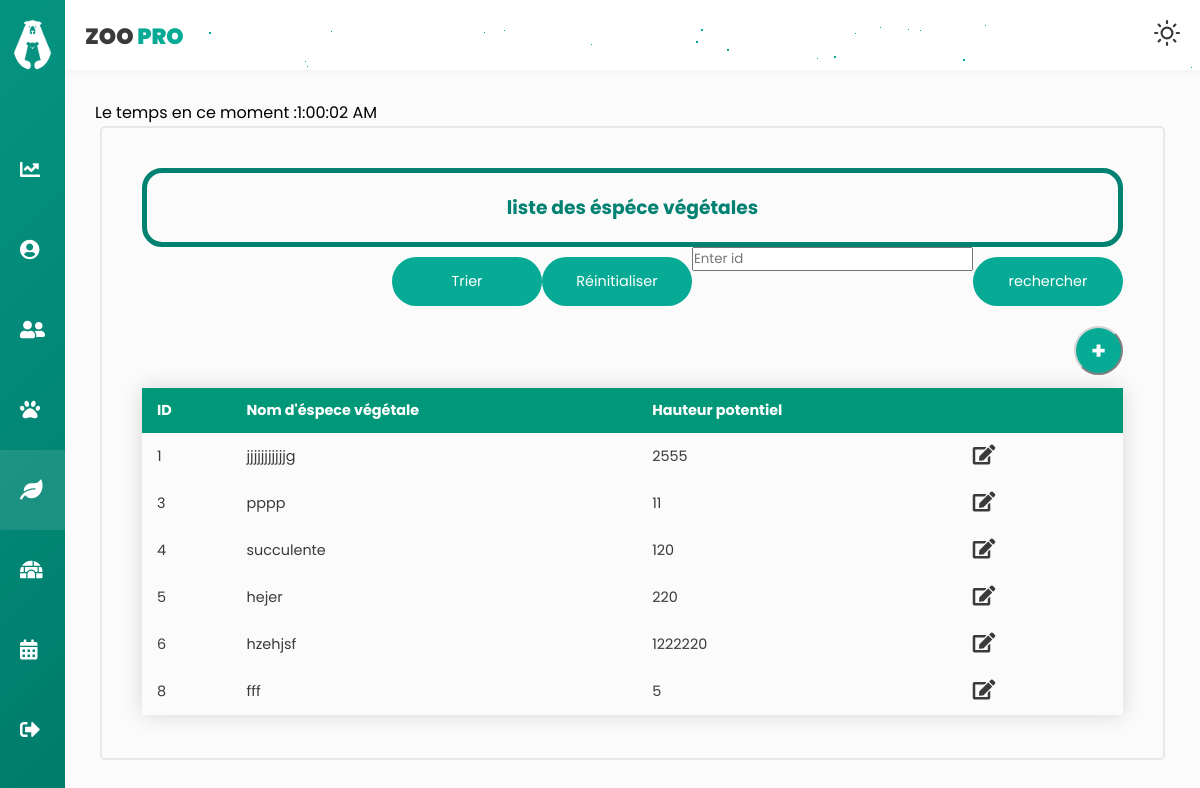
Page /especeC/afficherList (signed in) on the earlier database version.
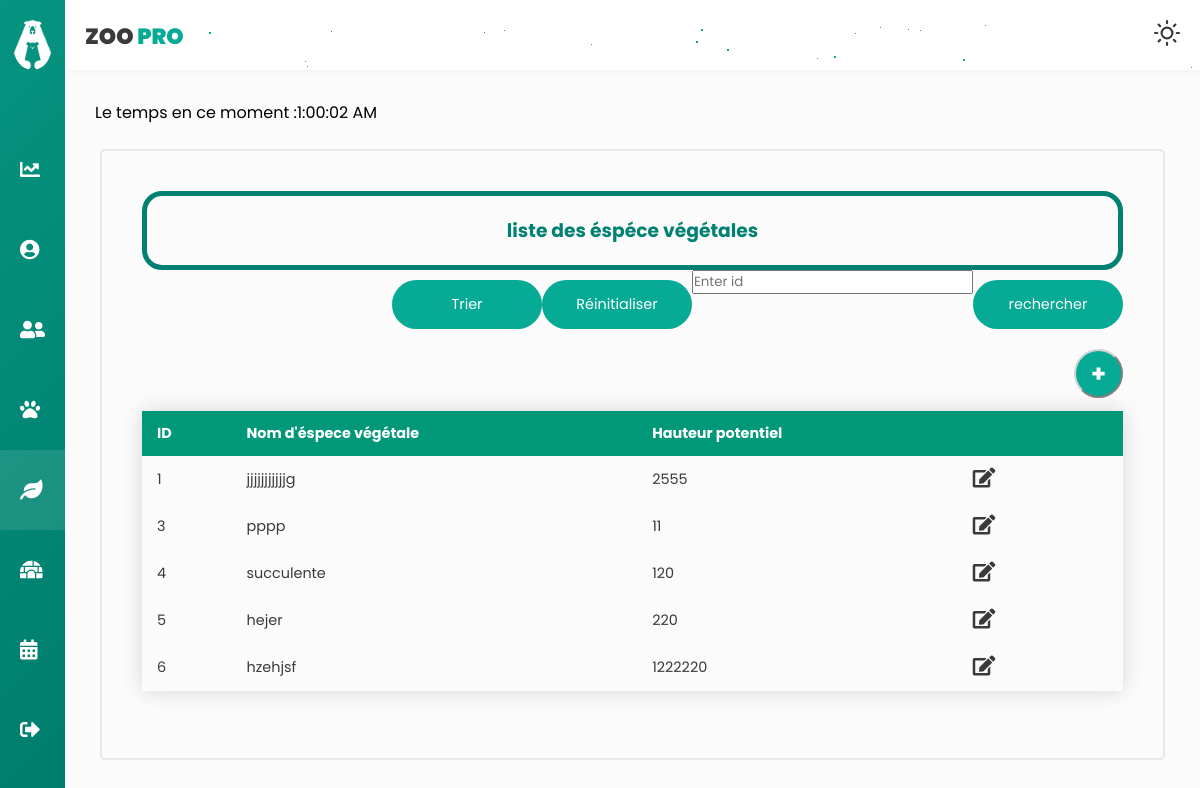
Same page on the later database version.
### tables this page shows
CREATE TABLE `espece` (
  `idE` int(11) NOT NULL,
  `nomE` varchar(255) NOT NULL,
  `hauteur` float NOT NULL
);

### app/libraries/Core.php (called while the page is built, shortened)
<?php
  class Core {
    protected $currentMethod = 'index';
    public function __construct(){
      $url = $this->getUrl();
      if(isset($url[0])){
      if(file_exists('../app/controllers/' . ucwords($url[0]). '.php')){
        unset($url[0]);
      }
    }
      $this->currentController = new $this->currentController;
      if(isset($url[1])){
        if(method_exists($this->currentController, $url[1])){
          $this->currentMethod = $url[1];
          unset($url[1]);
        }
      }
      $this->params = $url ? array_values($url) : [];
      call_user_func_array([$this->currentController, $this->currentMethod], $this->params);
    }
    public function getUrl(){
      if(isset($_GET['url'])){
        $url = rtrim($_GET['url'], '/');
        $url = filter_var($url, FILTER_SANITIZE_URL);
        $url = explode('/', $url);
        return $url;
      }
    }
  }

### app/require.php (called while the page is built, shortened)
<?php
    require_once 'libraries/Core.php';
    require_once 'libraries/Controller.php';
    require_once 'libraries/Database.php';
    $init = new Core();

### public/index.php (called while the page is built)
<?php
    require_once '../app/require.php';

### app/libraries/Database.php (called while the page is built, shortened)
<?php
    class Database {
        private $dbHost = DB_HOST;
        private $dbUser = DB_USER;
        private $dbPass = DB_PASS;
        private $dbName = DB_NAME;
        private $statement;
        private $dbHandler;
        public function __construct() {
            $conn = 'mysql:host=' . $this->dbHost . ';dbname=' . $this->dbName;
            $options = array(
                PDO::ATTR_PERSISTENT => true,
                PDO::ATTR_ERRMODE => PDO::ERRMODE_EXCEPTION
            );
            try {
                $this->dbHandler = new PDO($conn, $this->dbUser, $this->dbPass, $options);
            } catch (PDOException $e) {
                $this->error = $e->getMessage();
                echo $this->error;
            }
        }
        public function query($sql) {
            $this->statement = $this->dbHandler->prepare($sql);
        }
        public function execute() {
            return $this->statement->execute();
        }
        public function resultSet() {
            $this->execute();
            return $this->statement->fetchAll();
        }
    }

### app/models/especeM.php (called while the page is built, shortened)
<?php
class especeM
{
    private $db;
    public function __construct()
    {
        $this->db = new Database;
    }
    public function afficherespece(){
        $this->db->query('SELECT * FROM espece ');
        return $this->db->resultSet();
    }
    public function gethauteurSup()
    {
        $this->db->query('SELECT count(*) FROM espece WHERE hauteur >= 100');
        return $this->db->resultSet();
    }
    public function gethauteurInf()
    {
        $this->db->query('SELECT count(*) FROM espece WHERE hauteur < 100');
        return $this->db->resultSet();
    }
}

### app/controllers/especeC.php (the view, shortened to what this page needs)
<?php
class especeC extends Controller
{
    public function __construct()
    {
        $this->especeModel = $this->model('especeM');
    }
    public function afficherList($error = '')
    {
        $tab = $this->especeModel->afficherespece();
        $data = [
            'tab' => '',
            'sup' => '',
            'inf' => '',
            'errorAffiche' => ''
        ];
        foreach ($tab as $key => $value) {
            $data['tab'] .= '<tr class="tblRows" data='.$value[0]."-".$value[1]."-".$value[2].'>
            <td >'. $value[0] .'</td>
            <td>'. $value[1] .'</td>
            <td>'. $value[2] .'</td>
            <td> <i class="fas fa-edit updateButton" onclick="openFormModifier()">
        </tr>';
        }
    }
}

Differences in the rows shown:
removed espece: idE "8", nomE "fff", hauteur "5"
